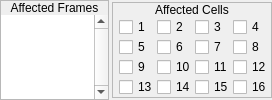
    <widget class="QWidget" name="widget_3" native="true">
     <layout class="QHBoxLayout" name="horizontalLayout_12">
      <property name="spacing">
       <number>3</number>
      </property>
      <property name="margin">
       <number>0</number>
      </property>
      <item>
       <widget class="QFrame" name="frame">
        <property name="sizePolicy">
         <sizepolicy hsizetype="Fixed" vsizetype="Preferred">
          <horstretch>0</horstretch>
          <verstretch>0</verstretch>
         </sizepolicy>
        </property>
        <property name="frameShape">
         <enum>QFrame::StyledPanel</enum>
        </property>
        <property name="frameShadow">
         <enum>QFrame::Raised</enum>
        </property>
        <layout class="QVBoxLayout" name="verticalLayout">
         <property name="spacing">
          <number>0</number>
         </property>
         <property name="margin">
          <number>0</number>
         </property>
         <item>
          <widget class="QLabel" name="label">
           <property name="sizePolicy">
            <sizepolicy hsizetype="Preferred" vsizetype="Fixed">
             <horstretch>0</horstretch>
             <verstretch>0</verstretch>
            </sizepolicy>
           </property>
           <property name="text">
            <string>Affected Frames</string>
           </property>
           <property name="alignment">
            <set>Qt::AlignCenter</set>
           </property>
          </widget>
         </item>
         <item>
          <widget class="QWidget" name="widget" native="true">
           <layout class="QVBoxLayout" name="verticalLayout_2">
            <property name="spacing">
             <number>0</number>
            </property>
            <property name="margin">
             <number>0</number>
            </property>
            <item>
             <widget class="QListWidget" name="lwFrames">
              <property name="sizePolicy">
               <sizepolicy hsizetype="Preferred" vsizetype="Preferred">
                <horstretch>0</horstretch>
                <verstretch>0</verstretch>
               </sizepolicy>
              </property>
              <property name="minimumSize">
               <size>
                <width>107</width>
                <height>0</height>
               </size>
              </property>
              <property name="maximumSize">
               <size>
                <width>107</width>
                <height>90</height>
               </size>
              </property>
              <property name="font">
               <font>
                <family>Monospace</family>
               </font>
              </property>
              <property name="frameShape">
               <enum>QFrame::NoFrame</enum>
              </property>
              <property name="verticalScrollBarPolicy">
               <enum>Qt::ScrollBarAlwaysOn</enum>
              </property>
              <property name="horizontalScrollBarPolicy">
               <enum>Qt::ScrollBarAlwaysOff</enum>
              </property>
             </widget>
            </item>
           </layout>
          </widget>
         </item>
        </layout>
       </widget>
      </item>
      <item>
       <widget class="QFrame" name="frame_2">
        <property name="sizePolicy">
         <sizepolicy hsizetype="Fixed" vsizetype="Fixed">
          <horstretch>0</horstretch>
          <verstretch>0</verstretch>
         </sizepolicy>
        </property>
        <property name="frameShape">
         <enum>QFrame::StyledPanel</enum>
        </property>
        <property name="frameShadow">
         <enum>QFrame::Raised</enum>
        </property>
        <layout class="QVBoxLayout" name="verticalLayout_3">
         <property name="spacing">
          <number>0</number>
         </property>
         <property name="margin">
          <number>0</number>
         </property>
         <item>
          <widget class="QLabel" name="label_2">
           <property name="sizePolicy">
            <sizepolicy hsizetype="Preferred" vsizetype="Fixed">
             <horstretch>0</horstretch>
             <verstretch>0</verstretch>
            </sizepolicy>
           </property>
           <property name="text">
            <string>Affected Cells</string>
           </property>
           <property name="alignment">
            <set>Qt::AlignCenter</set>
           </property>
          </widget>
         </item>
         <item>
          <widget class="QWidget" name="widget_2" native="true">
           <layout class="QVBoxLayout" name="verticalLayout_4">
            <property name="spacing">
             <number>0</number>
            </property>
            <property name="leftMargin">
             <number>6</number>
            </property>
            <property name="topMargin">
             <number>0</number>
            </property>
            <property name="rightMargin">
             <number>0</number>
            </property>
            <property name="bottomMargin">
             <number>0</number>
            </property>
            <item>
             <layout class="QHBoxLayout" name="horizontalLayout">
              <property name="spacing">
               <number>0</number>
              </property>
              <item>
               <widget class="QCheckBox" name="cbCell1">
                <property name="sizePolicy">
                 <sizepolicy hsizetype="Fixed" vsizetype="Fixed">
                  <horstretch>0</horstretch>
                  <verstretch>0</verstretch>
                 </sizepolicy>
                </property>
                <property name="minimumSize">
                 <size>
                  <width>38</width>
                  <height>0</height>
                 </size>
                </property>
                <property name="maximumSize">
                 <size>
                  <width>38</width>
                  <height>16777215</height>
                 </size>
                </property>
                <property name="text">
                 <string>1</string>
                </property>
               </widget>
              </item>
              <item>
               <widget class="QCheckBox" name="cbCell2">
                <property name="sizePolicy">
                 <sizepolicy hsizetype="Fixed" vsizetype="Fixed">
                  <horstretch>0</horstretch>
                  <verstretch>0</verstretch>
                 </sizepolicy>
                </property>
                <property name="minimumSize">
                 <size>
                  <width>38</width>
                  <height>0</height>
                 </size>
                </property>
                <property name="maximumSize">
                 <size>
                  <width>38</width>
                  <height>16777215</height>
                 </size>
                </property>
                <property name="text">
                 <string>2</string>
                </property>
               </widget>
              </item>
              <item>
               <widget class="QCheckBox" name="cbCell3">
                <property name="sizePolicy">
                 <sizepolicy hsizetype="Fixed" vsizetype="Fixed">
                  <horstretch>0</horstretch>
                  <verstretch>0</verstretch>
                 </sizepolicy>
                </property>
                <property name="minimumSize">
                 <size>
                  <width>38</width>
                  <height>0</height>
                 </size>
                </property>
                <property name="maximumSize">
                 <size>
                  <width>38</width>
                  <height>16777215</height>
                 </size>
                </property>
                <property name="text">
                 <string>3</string>
                </property>
               </widget>
              </item>
              <item>
               <widget class="QCheckBox" name="cbCell4">
                <property name="sizePolicy">
                 <sizepolicy hsizetype="Fixed" vsizetype="Fixed">
                  <horstretch>0</horstretch>
                  <verstretch>0</verstretch>
                 </sizepolicy>
                </property>
                <property name="minimumSize">
                 <size>
                  <width>38</width>
                  <height>0</height>
                 </size>
                </property>
                <property name="maximumSize">
                 <size>
                  <width>38</width>
                  <height>16777215</height>
                 </size>
                </property>
                <property name="text">
                 <string>4</string>
                </property>
               </widget>
              </item>
             </layout>
            </item>
            <item>
             <layout class="QHBoxLayout" name="horizontalLayout_2">
              <property name="spacing">
               <number>0</number>
              </property>
              <item>
               <widget class="QCheckBox" name="cbCell5">
                <property name="sizePolicy">
                 <sizepolicy hsizetype="Fixed" vsizetype="Fixed">
                  <horstretch>0</horstretch>
                  <verstretch>0</verstretch>
                 </sizepolicy>
                </property>
                <property name="minimumSize">
                 <size>
                  <width>38</width>
                  <height>0</height>
                 </size>
                </property>
                <property name="maximumSize">
                 <size>
                  <width>38</width>
                  <height>16777215</height>
                 </size>
                </property>
                <property name="text">
                 <string>5</string>
                </property>
               </widget>
              </item>
              <item>
               <widget class="QCheckBox" name="cbCell6">
                <property name="sizePolicy">
                 <sizepolicy hsizetype="Fixed" vsizetype="Fixed">
                  <horstretch>0</horstretch>
                  <verstretch>0</verstretch>
                 </sizepolicy>
                </property>
                <property name="minimumSize">
                 <size>
                  <width>38</width>
                  <height>0</height>
                 </size>
                </property>
                <property name="maximumSize">
                 <size>
                  <width>38</width>
                  <height>16777215</height>
                 </size>
                </property>
                <property name="text">
                 <string>6</string>
                </property>
               </widget>
              </item>
              <item>
               <widget class="QCheckBox" name="cbCell7">
                <property name="sizePolicy">
                 <sizepolicy hsizetype="Fixed" vsizetype="Fixed">
                  <horstretch>0</horstretch>
                  <verstretch>0</verstretch>
                 </sizepolicy>
                </property>
                <property name="minimumSize">
                 <size>
                  <width>38</width>
                  <height>0</height>
                 </size>
                </property>
                <property name="maximumSize">
                 <size>
                  <width>38</width>
                  <height>16777215</height>
                 </size>
                </property>
                <property name="text">
                 <string>7</string>
                </property>
               </widget>
              </item>
              <item>
               <widget class="QCheckBox" name="cbCell8">
                <property name="sizePolicy">
                 <sizepolicy hsizetype="Fixed" vsizetype="Fixed">
                  <horstretch>0</horstretch>
                  <verstretch>0</verstretch>
                 </sizepolicy>
                </property>
                <property name="minimumSize">
                 <size>
                  <width>38</width>
                  <height>0</height>
                 </size>
                </property>
                <property name="maximumSize">
                 <size>
                  <width>38</width>
                  <height>16777215</height>
                 </size>
                </property>
                <property name="text">
                 <string>8</string>
                </property>
               </widget>
              </item>
             </layout>
            </item>
            <item>
             <layout class="QHBoxLayout" name="horizontalLayout_3">
              <property name="spacing">
               <number>0</number>
              </property>
              <item>
               <widget class="QCheckBox" name="cbCell9">
                <property name="sizePolicy">
                 <sizepolicy hsizetype="Fixed" vsizetype="Fixed">
                  <horstretch>0</horstretch>
                  <verstretch>0</verstretch>
                 </sizepolicy>
                </property>
                <property name="minimumSize">
                 <size>
                  <width>38</width>
                  <height>0</height>
                 </size>
                </property>
                <property name="maximumSize">
                 <size>
                  <width>38</width>
                  <height>16777215</height>
                 </size>
                </property>
                <property name="text">
                 <string>9</string>
                </property>
               </widget>
              </item>
              <item>
               <widget class="QCheckBox" name="cbCell10">
                <property name="sizePolicy">
                 <sizepolicy hsizetype="Fixed" vsizetype="Fixed">
                  <horstretch>0</horstretch>
                  <verstretch>0</verstretch>
                 </sizepolicy>
                </property>
                <property name="minimumSize">
                 <size>
                  <width>38</width>
                  <height>0</height>
                 </size>
                </property>
                <property name="maximumSize">
                 <size>
                  <width>38</width>
                  <height>16777215</height>
                 </size>
                </property>
                <property name="text">
                 <string>10</string>
                </property>
               </widget>
              </item>
              <item>
               <widget class="QCheckBox" name="cbCell11">
                <property name="sizePolicy">
                 <sizepolicy hsizetype="Fixed" vsizetype="Fixed">
                  <horstretch>0</horstretch>
                  <verstretch>0</verstretch>
                 </sizepolicy>
                </property>
                <property name="minimumSize">
                 <size>
                  <width>38</width>
                  <height>0</height>
                 </size>
                </property>
                <property name="maximumSize">
                 <size>
                  <width>38</width>
                  <height>16777215</height>
                 </size>
                </property>
                <property name="text">
                 <string>11</string>
                </property>
               </widget>
              </item>
              <item>
               <widget class="QCheckBox" name="cbCell12">
                <property name="sizePolicy">
                 <sizepolicy hsizetype="Fixed" vsizetype="Fixed">
                  <horstretch>0</horstretch>
                  <verstretch>0</verstretch>
                 </sizepolicy>
                </property>
                <property name="minimumSize">
                 <size>
                  <width>38</width>
                  <height>0</height>
                 </size>
                </property>
                <property name="maximumSize">
                 <size>
                  <width>38</width>
                  <height>16777215</height>
                 </size>
                </property>
                <property name="text">
                 <string>12</string>
                </property>
               </widget>
              </item>
             </layout>
            </item>
            <item>
             <layout class="QHBoxLayout" name="horizontalLayout_4">
              <property name="spacing">
               <number>0</number>
              </property>
              <item>
               <widget class="QCheckBox" name="cbCell13">
                <property name="sizePolicy">
                 <sizepolicy hsizetype="Fixed" vsizetype="Fixed">
                  <horstretch>0</horstretch>
                  <verstretch>0</verstretch>
                 </sizepolicy>
                </property>
                <property name="minimumSize">
                 <size>
                  <width>38</width>
                  <height>0</height>
                 </size>
                </property>
                <property name="maximumSize">
                 <size>
                  <width>38</width>
                  <height>16777215</height>
                 </size>
                </property>
                <property name="text">
                 <string>13</string>
                </property>
               </widget>
              </item>
              <item>
               <widget class="QCheckBox" name="cbCell14">
                <property name="sizePolicy">
                 <sizepolicy hsizetype="Fixed" vsizetype="Fixed">
                  <horstretch>0</horstretch>
                  <verstretch>0</verstretch>
                 </sizepolicy>
                </property>
                <property name="minimumSize">
                 <size>
                  <width>38</width>
                  <height>0</height>
                 </size>
                </property>
                <property name="maximumSize">
                 <size>
                  <width>38</width>
                  <height>16777215</height>
                 </size>
                </property>
                <property name="text">
                 <string>14</string>
                </property>
               </widget>
              </item>
              <item>
               <widget class="QCheckBox" name="cbCell15">
                <property name="sizePolicy">
                 <sizepolicy hsizetype="Fixed" vsizetype="Fixed">
                  <horstretch>0</horstretch>
                  <verstretch>0</verstretch>
                 </sizepolicy>
                </property>
                <property name="minimumSize">
                 <size>
                  <width>38</width>
                  <height>0</height>
                 </size>
                </property>
                <property name="maximumSize">
                 <size>
                  <width>38</width>
                  <height>16777215</height>
                 </size>
                </property>
                <property name="text">
                 <string>15</string>
                </property>
               </widget>
              </item>
              <item>
               <widget class="QCheckBox" name="cbCell16">
                <property name="sizePolicy">
                 <sizepolicy hsizetype="Fixed" vsizetype="Fixed">
                  <horstretch>0</horstretch>
                  <verstretch>0</verstretch>
                 </sizepolicy>
                </property>
                <property name="minimumSize">
                 <size>
                  <width>38</width>
                  <height>0</height>
                 </size>
                </property>
                <property name="maximumSize">
                 <size>
                  <width>38</width>
                  <height>16777215</height>
                 </size>
                </property>
                <property name="text">
                 <string>16</string>
                </property>
               </widget>
              </item>
             </layout>
            </item>
           </layout>
          </widget>
         </item>
        </layout>
       </widget>
      </item>
     </layout>
    </widget>
